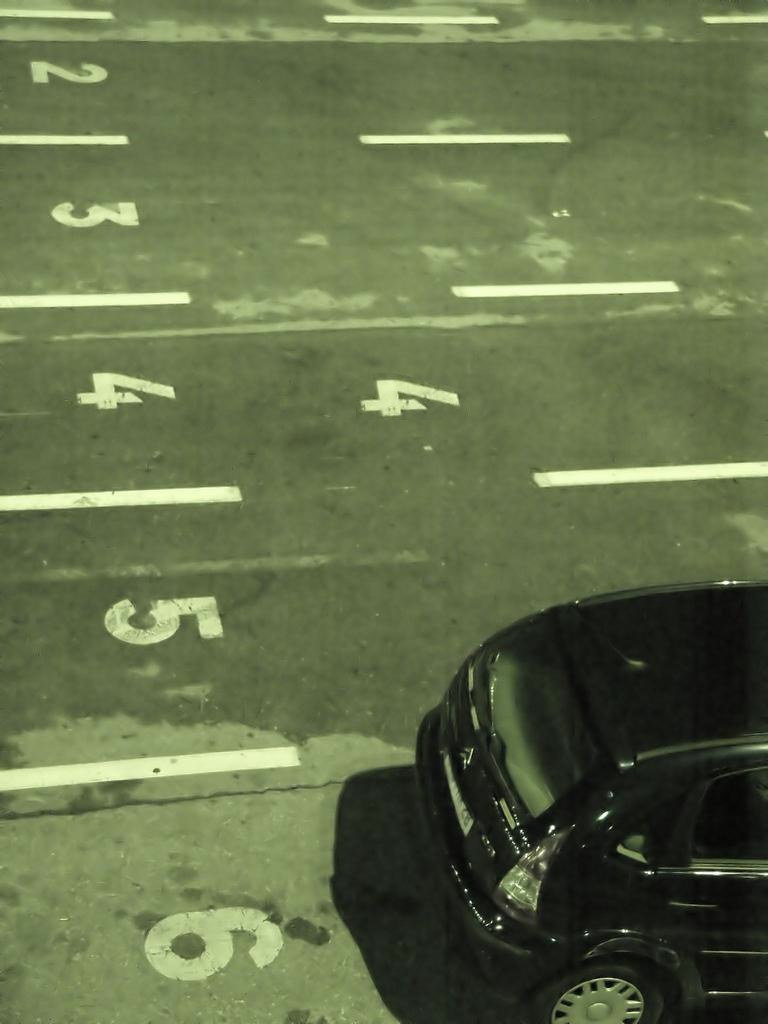
#> input picture ABC/img_tamp_1.bmp, 768 x 1024 px, found by its file name
$ python IMGblock.py
#> lines starting #> are read from the running program, lines starting #| are printed output that depends on the picture
import numpy as np
import cv2
from skimage.segmentation import slic
import matplotlib.pyplot as plt
from skimage.segmentation import mark_boundaries

def imageResize(image):
    resize_image = cv2.resize(src=image, dsize=(600, 600))
    return resize_image

img = imageResize(cv2.imread('img_tamp_1.bmp'))
#> in imageResize, `resize_image = cv2.resize(src=image, dsize=(600, 600))`:
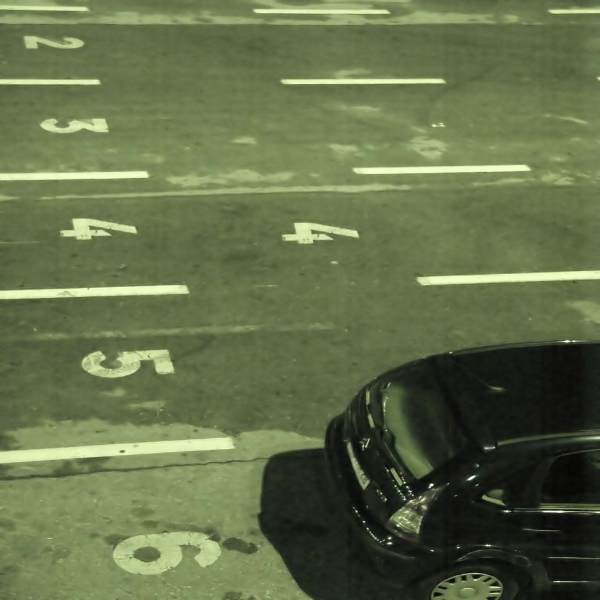
#> resize_image: shape (600, 600, 3); mean B, G, R 73.8, 110.6, 99.3

bgrImage = img [:, :, ::-1]
segmentedData = slic(image=bgrImage, n_segments=1000)
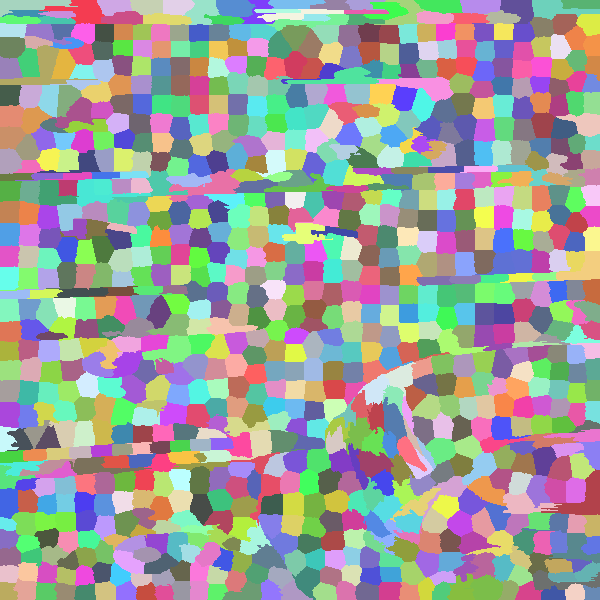
#> segmentedData: shape (600, 600) int64; 937 distinct labels, from 1 to 937; one colour per label, 0 black

figure = plt.figure()
axis = figure.add_subplot(1,1,1)
axis.imshow(mark_boundaries(bgrImage, segmentedData))
plt.axis("on")
plt.show()
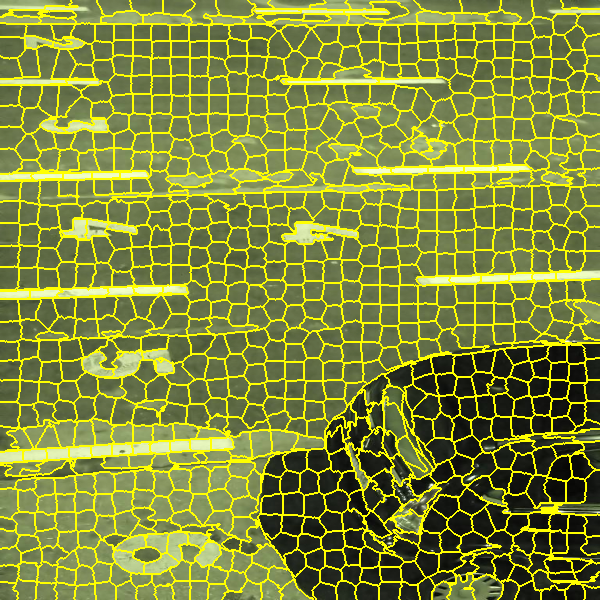
#> shown: shape (600, 600, 3) float64; mean R, G, B 0.509, 0.545, 0.23

print('Number of unique segments :', len(np.unique(segmentedData)))
#| Number of unique segments : 937

$ run again, with ABC/beach_wood_orig.jpg saved as ABC/img_tamp_1.bmp
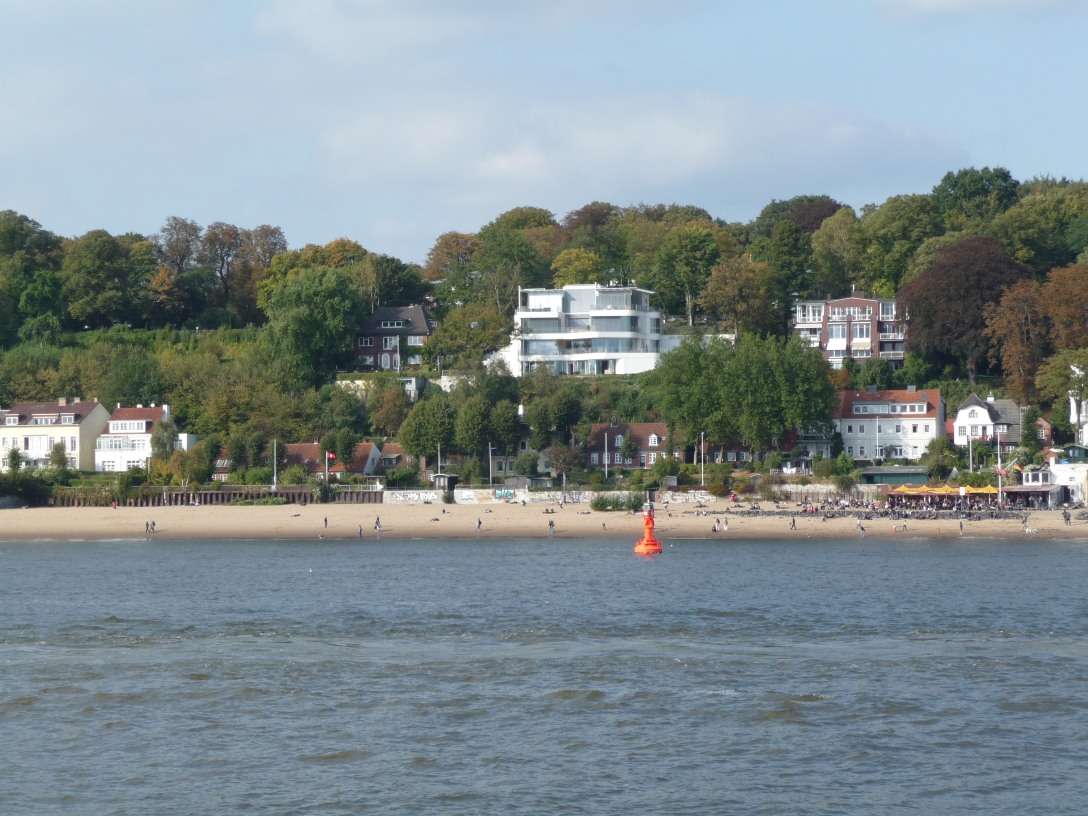
#> input picture ABC/beach_wood_orig.jpg, 3264 x 2448 px, found by its file name (shown at 1/3 size)
#> `segmentedData = slic(image=bgrImage, n_segments=1000)`:
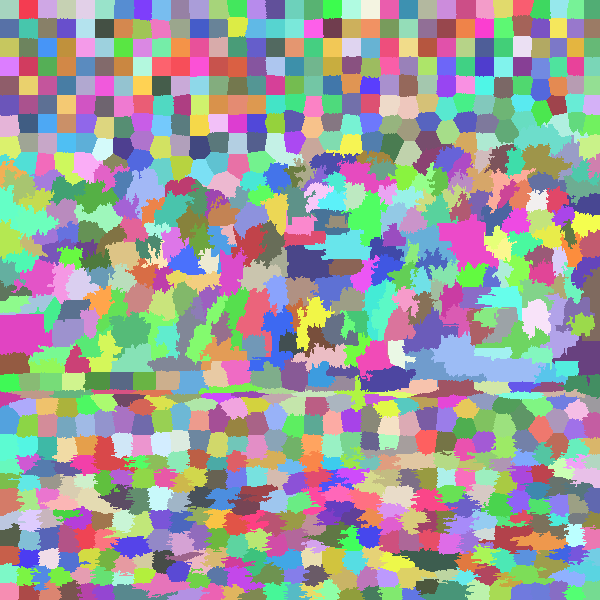
#> segmentedData: shape (600, 600) int64; 853 distinct labels, from 1 to 853; one colour per label, 0 black
#> `plt.show()`:
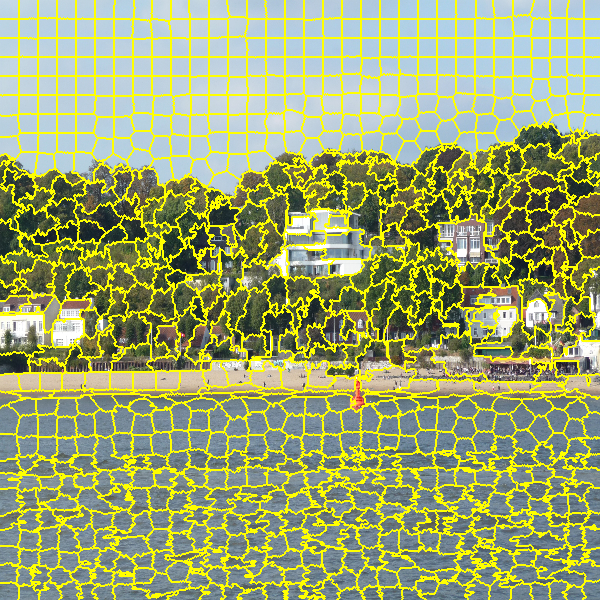
#> shown: shape (600, 600, 3) float64; mean R, G, B 0.617, 0.656, 0.437
#| Number of unique segments : 853
